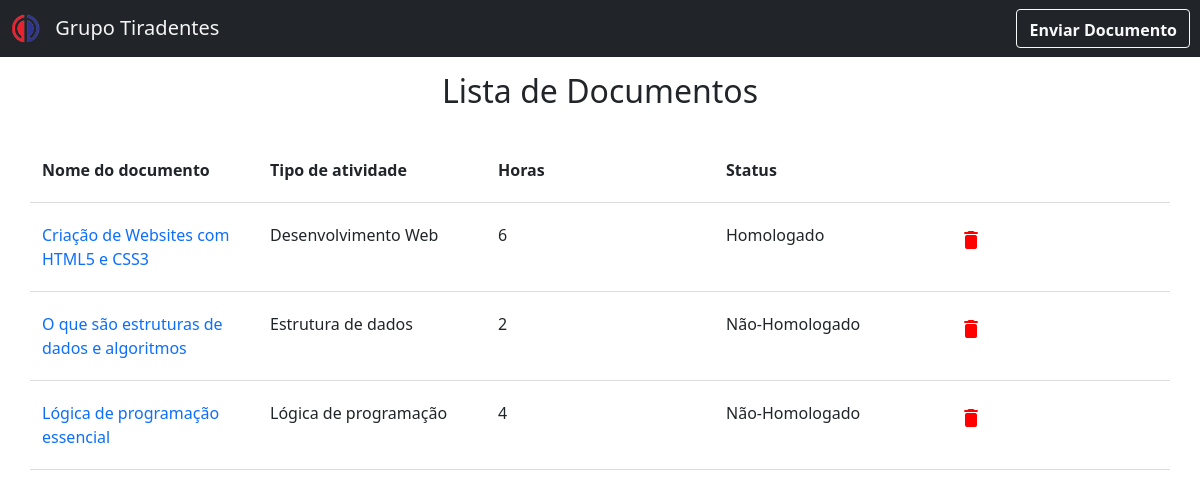
The page / on the database its author committed.
### tables this page shows
CREATE TABLE `documentos` (
  `id_documento` int(11) NOT NULL,
  `nome_documento` varchar(125) DEFAULT NULL,
  `tipo_atividade` varchar(125) DEFAULT NULL,
  `qtde_horas` int(11) DEFAULT NULL,
  `status_documento` tinyint(1) NOT NULL DEFAULT 0,
  `file_nome` varchar(125) DEFAULT NULL,
  `file_type` varchar(125) DEFAULT NULL,
  `file_date` date DEFAULT NULL
);

### index.php (the view, shortened to what this page needs)
<?php
include_once('connect.php');
$select = $pdo->query("SELECT * FROM documentos");
?>
<!DOCTYPE HTML>
<html lang="pt-br">
<head>
    <link href="https://cdn.jsdelivr.net/npm/bootstrap@5.1.3/dist/css/bootstrap.min.css" rel="stylesheet">
    <link rel='stylesheet' type='text/css' href='css/style.css' media='screen' />
</head>
<body>
    <header id="page-header">
        <div class="container" id="nav-container">
            <nav class="navbar navbar-light bg-dark fixed-top">
                <a href="index.php" id="brand-name" class="navbar-brand">
                    <img id="brand-img" src="img/logo.PNG" alt="Grupo tiradentes" width="30" height="30" class="d-inline-block align-text-top">
                    Grupo Tiradentes
                </a>
                <form class="form-inline">
                    <button id="btn_add" type="button" class="btn btn-outline-light" data-bs-toggle="modal" data-bs-target="#modalInsert">
                        <strong class="align-middle">Enviar Documento</strong>
                    </button>
                </form>
            </nav>
        </div>
    </header>
    <br>
    <br>
    <div>&nbsp;</div>
    <legend id="title" class="title h2 text-center">Lista de Documentos</legend>
    <div class="container">
        <div class="row text-left">
            <div class="col">
                <div class="fw-bold">
                    Nome do documento
                </div>
            </div>
            <div class="col">
                <div class="fw-bold">
                    Tipo de atividade
                </div>
            </div>
            <div class="col">
                <div class="fw-bold">
                    Horas
                </div>
            </div>
            <div class="col">
                <div class="fw-bold">
                    Status
                </div>
            </div>
            <div class="col">
            </div>
        </div>
        <?php
        $tag_de_contagem = 0;
        while ($row = $select->fetch(PDO::FETCH_OBJ)) {
            if ($row->status_documento === '1') $status = "Homologado";
            else $status = "Não-Homologado";
        ?>
            <div class="row text-left">
                <div class="col">
                    <a href="arquivos/<?php echo (urlencode($row->id_documento)); ?>/<?php echo (urlencode($row->file_nome)); ?>"><?php echo ($row->nome_documento); ?></a>
                </div>
                <div class="col">
                    <?php echo ($row->tipo_atividade); ?>
                </div>
                <div class="col">
                    <?php echo ($row->qtde_horas); ?>
                </div>
                <div class="col">
                    <?php echo ($status); ?>
                </div>
                <div class="col">
                    <form method="post" action="delete-documento.php">
                        <button id="btn_excluir" name="btn_excluir" type="submit" class="btn btn-link p-1" value="<?php echo ($tag_de_contagem); ?>">
                            <span class="material-icons-round">delete</span>
                        </button>
                    </form>
                </div>
            </div>
        <?php } ?>
    </div>
</body>
</html>

### css/style.css (style rules this page uses)
body { width: 100%; height: 100%; }
.row { margin: 0; }
.container { padding: 20px 0; }
.row .col { border-bottom: 1px solid #ddd; padding-top: 20px; padding-bottom: 20px; }
.container .col a { text-decoration: none; }
#brand-name { color: whitesmoke; }
#brand-img, #btn_add { margin-left: 10px; margin-right: 10px; }
#nav-container { padding-top: 0; padding-bottom: 0; }
#alertError, #alertSuccess, #title { margin-top: auto; }
#btn_excluir { color: red; max-width: 85%; }

### rows shown on the page
documentos: nome_documento "Criação de Websites com HTML5 e CSS3", tipo_atividade "Desenvolvimento Web", qtde_horas "6", status_documento "Homologado"
documentos: nome_documento "O que são estruturas de dados e algoritmos", tipo_atividade "Estrutura de dados", qtde_horas "2", status_documento "Não-Homologado"
documentos: nome_documento "Lógica de programação essencial", tipo_atividade "Lógica de programação", qtde_horas "4", status_documento "Não-Homologado"
